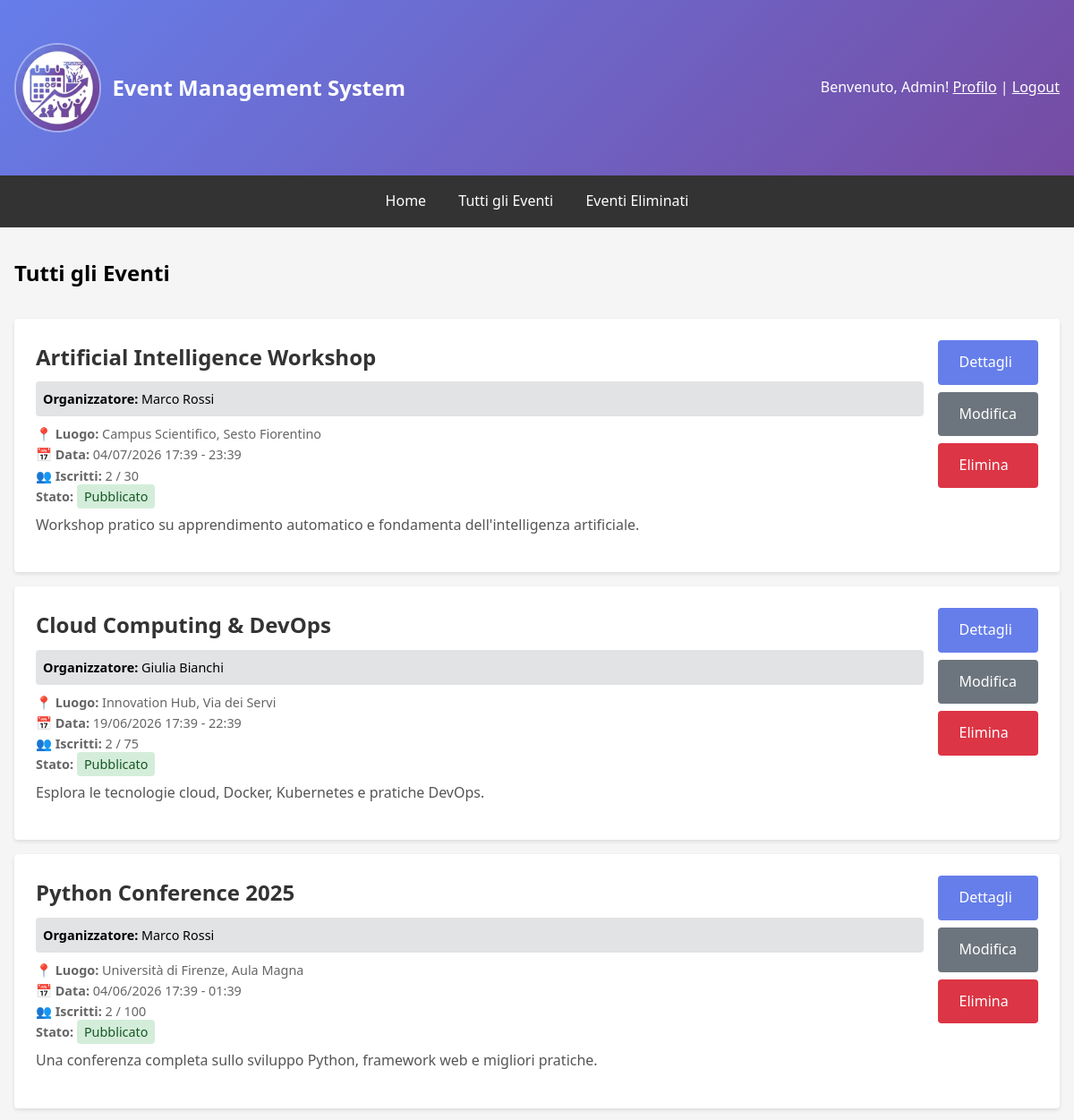
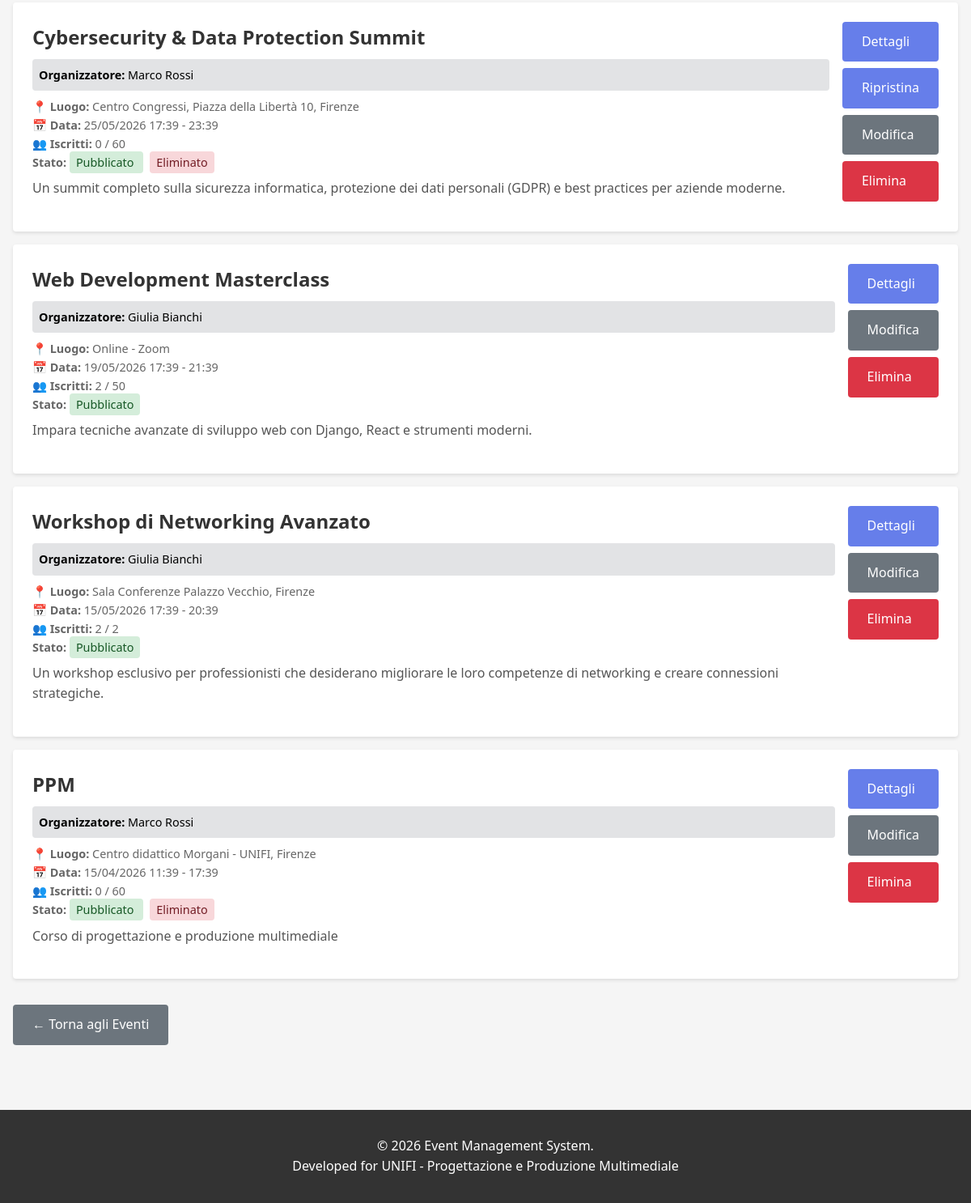
Page /events/my-events/ (signed in) on the committed database (2 pictures, top to bottom).
### events/models.py (models this page shows, shortened)
class Event(models.Model):
    STATUS_CHOICES = [('draft', 'Bozza'), ('published', 'Pubblicato'), ('ongoing', 'In Corso'), ('completed', 'Completato'), ('cancelled', 'Annullato')]
    title = models.CharField(max_length=200, verbose_name='Titolo')
    description = models.TextField(verbose_name='Descrizione')
    organizer = models.ForeignKey(User, on_delete=models.CASCADE, related_name='organized_events', verbose_name='Organizzatore')
    location = models.CharField(max_length=255, verbose_name='Luogo')
    start_date = models.DateTimeField(verbose_name='Data e Ora Inizio')
    end_date = models.DateTimeField(verbose_name='Data e Ora Fine')
    max_attendees = models.IntegerField(null=True, blank=True, verbose_name='Numero Massimo Partecipanti')
    image = models.ImageField(upload_to='event_images/', blank=True, null=True, verbose_name='Immagine')
    status = models.CharField(max_length=15, choices=STATUS_CHOICES, default='draft', verbose_name='Stato')
    created_at = models.DateTimeField(auto_now_add=True)
    updated_at = models.DateTimeField(auto_now=True)
    deleted_at = models.DateTimeField(null=True, blank=True, verbose_name='Eliminato il')
    class Meta:
        ordering = ['-start_date']
        permissions = [('can_create_event', 'Può creare eventi'), ('can_edit_own_events', 'Può modificare i propri eventi'), ('can_delete_own_events', 'Può eliminare i propri eventi'), ('can_view_attendees', 'Può visualizzare la lista dei partecipanti')]
    @property
    def get_confirmed_attendees_count(self):
        return self.eventregistration_set.filter(status='confirmed').count()

### events/views.py (the view)
# urls.py: path('my-events/', views.organizer_events, name='organizer_events'),
def organizer_events(request):
    if not request.user.is_authenticated:
        return redirect('users:login')
    try:
        profile = request.user.profile
        is_organizer = profile.role == 'organizer'
    except UserProfile.DoesNotExist:
        is_organizer = False
    is_admin = request.user.is_staff
    if not is_organizer and not is_admin:
        messages.error(request, 'Accesso negato. Solo gli organizzatori e gli admin possono visualizzare questa pagina.')
        return redirect('events:event_list')
    if is_admin:
        events = Event.objects.all().order_by('-start_date')
    else:
        events = Event.objects.filter(organizer=request.user).order_by('-start_date')
    from django.utils import timezone
    for event in events:
        if event.deleted_at:
            event.can_restore = (timezone.now() - event.deleted_at).days < 3
        else:
            event.can_restore = False
    context = {'events': events, 'title': 'I miei eventi', 'is_admin': is_admin}
    return render(request, 'events/organizer_events.html', context)

### templates/events/organizer_events.html (shortened to what this page needs)
{% extends 'base.html' %}
{% block content %}
<div style="display: flex; justify-content: space-between; align-items: center; margin-bottom: 2rem;">
    <h2>{% if is_admin %}Tutti gli Eventi{% else %}I Miei Eventi{% endif %}</h2>
</div>
{% if events %}
    {% for event in events %}
        <div class="event-card">
            <div style="display: flex; justify-content: space-between; align-items: start;">
                <div style="flex: 1;">
                    <h3 class="event-title">{{ event.title }}</h3>
                    {% if is_admin and user != event.organizer %}
                        <div style="background-color: #e2e3e5; padding: 0.5rem; border-radius: 4px; margin-bottom: 0.5rem; font-size: 0.9rem;">
                            <strong>Organizzatore:</strong> {{ event.organizer.get_full_name|default:event.organizer.username }}
                        </div>
                    {% endif %}
                    <div class="event-meta">
                        <strong>📍 Luogo:</strong> {{ event.location }}<br>
                        <strong>📅 Data:</strong> {{ event.start_date|date:"d/m/Y H:i" }} - {{ event.end_date|date:"H:i" }}<br>
                        <strong>👥 Iscritti:</strong> {{ event.get_confirmed_attendees_count }}{% if event.max_attendees %} / {{ event.max_attendees }}{% endif %}<br>
                        <strong>Stato:</strong>
                        <span style="padding: 0.25rem 0.5rem; border-radius: 4px; font-size: 0.9rem;
                            {% if event.status == 'published' %}background-color: #d4edda; color: #155724;
                            {% elif event.status == 'draft' %}background-color: #fff3cd; color: #856404;
                            {% elif event.status == 'cancelled' %}background-color: #f8d7da; color: #721c24;
                            {% elif event.status == 'completed' %}background-color: #d1ecf1; color: #0c5460;
                            {% elif event.status == 'ongoing' %}background-color: #e8d9ff; color: #4a1d8c;
                            {% endif %}">
                            {{ event.get_status_display }}
                        </span>
                        {% if event.deleted_at %}
                            <span style="padding: 0.25rem 0.5rem; border-radius: 4px; font-size: 0.9rem; background-color: #f8d7da; color: #721c24; margin-left: 0.5rem;">
                                Eliminato
                            </span>
                        {% endif %}
                    </div>
                    <p class="event-description">{{ event.description|truncatewords:30 }}</p>
                </div>
                <div style="display: flex; flex-direction: column; gap: 0.5rem; margin-left: 1rem;">
                    <a href="{% url 'events:event_detail' event.pk %}" class="btn" style="white-space: nowrap;">Dettagli</a>
                    {% if not event.deleted_at %}
                        <a href="{% url 'events:event_update' event.pk %}" class="btn btn-secondary" style="white-space: nowrap;">Modifica</a>
                        <a href="{% url 'events:event_delete' event.pk %}" class="btn btn-danger" style="white-space: nowrap;">Elimina</a>
                    {% elif is_admin %}
                        {% if event.can_restore %}
                            <a href="{% url 'events:event_restore' event.pk %}" class="btn btn-success" style="white-space: nowrap;">Ripristina</a>
                        {% endif %}
                        <a href="{% url 'events:event_update' event.pk %}" class="btn btn-secondary" style="white-space: nowrap;">Modifica</a>
                        <a href="{% url 'events:event_delete' event.pk %}" class="btn btn-danger" style="white-space: nowrap;">Elimina</a>
                    {% elif event.can_restore %}
                        <a href="{% url 'events:event_restore' event.pk %}" class="btn btn-success" style="white-space: nowrap;">Ripristina</a>
                    {% endif %}
                </div>
            </div>
        </div>
    {% endfor %}
{% endif %}
<div style="margin-top: 2rem;">
    <a href="{% url 'events:event_list' %}" class="btn btn-secondary">← Torna agli Eventi</a>
</div>
{% endblock %}

### templates/base.html (shortened to what this page needs)
{% load static %}
<!DOCTYPE html>
<html lang="it">
<head>
</head>
<body>
    <header>
        <div class="container">
            <div class="header-content">
                <div class="header-logo">
                    <img src="{% static 'favicon.ico' %}" alt="Event Management System Logo">
                    <h1>Event Management System</h1>
                </div>
                <div class="user-info">
                    {% if user.is_authenticated %}
                        <span>Benvenuto, {{ user.first_name|default:user.username }}!</span>
                        <a href="{% url 'users:profile' %}" style="color: white; text-decoration: underline;">Profilo</a> |
                        <form method="post" action="{% url 'users:logout' %}" style="display: inline; margin: 0; padding: 0; background: none; border:none; outline: none; box-shadow: none;">
                            <button type="submit" style="background: none; border: none; color: white; text-decoration: underline; cursor: pointer; padding: 0; font: inherit; outline: none; box-shadow: none;">
                                Logout
                            </button>
                        </form>
                    {% else %}
                        <a href="{% url 'users:login' %}" style="color: white; text-decoration: underline;">Login</a> |
                        <a href="{% url 'users:register' %}" style="color: white; text-decoration: underline;">Registrati</a>
                    {% endif %}
                </div>
            </div>
        </div>
    </header>
    <nav>
        <a href="{% url 'home' %}">Home</a>
        <a href="{% url 'events:event_list' %}">Tutti gli Eventi</a>
        {% if user.is_authenticated %}
            {% if user.is_staff %}
                <a href="{% url 'events:deleted_events' %}">Eventi Eliminati</a>
            {% else %}
                <a href="{% url 'events:user_registrations' %}">Le mie Registrazioni</a>
            {% endif %}
        {% endif %}
    </nav>
    <div class="container">
        {% block content %}{% endblock %}
    </div>
    <footer>
        <p>&copy; 2026 Event Management System.</p>
        <p>Developed for UNIFI - Progettazione e Produzione Multimediale</p>
    </footer>
</body>
</html>

### templates/base.html (style rules this page uses)
* { margin: 0; padding: 0; box-sizing: border-box; }
body { font-family: 'Segoe UI', Tahoma, Geneva, Verdana, sans-serif; background-color: #f5f5f5; line-height: 1.6; }
header { background: linear-gradient(135deg, #667eea 0%, #764ba2 100%); color: white; padding: 1rem 0; }
.header-logo { display: flex; align-items: center; gap: 0.75rem; }
.header-logo img { height: 100px; width: auto; border: 2px solid rgb(255 255 255 / 0.4); border-radius: 50%; }
.header-logo h1 { margin: 0; font-size: 1.5rem; }
nav { text-align: center; background-color: #333; padding: 0.5rem; }
nav a { display: inline-block;color: white; text-decoration: none; padding: 0.5rem 1rem; display: inline-block; }
.container { max-width: 1200px; margin: 0 auto; padding: 2rem 1rem; }
.header-content { display: flex; justify-content: space-between; align-items: center; }
.btn { display: inline-block; padding: 0.75rem 1.5rem; background-color: #667eea; color: white; text-decoration: none; border-radius: 4px; border: none; cursor: pointer; }
.btn-danger { background-color: #dc3545; }
.btn-secondary { background-color: #6c757d; }
footer { background-color: #333; color: white; text-align: center; padding: 2rem; margin-top: 3rem; }
.event-card { background: white; padding: 1.5rem; margin-bottom: 1rem; border-radius: 4px; box-shadow: 0 2px 4px rgba(0,0,0,0.1); }
.event-title { font-size: 1.5rem; margin-bottom: 0.5rem; color: #333; }
.event-meta { color: #666; font-size: 0.9rem; margin-bottom: 0.5rem; }
.event-description { color: #555; margin-bottom: 1rem; }
form { background: white; padding: 2rem; border-radius: 4px; box-shadow: 0 2px 4px rgba(0,0,0,0.1); }
.user-info { color: white; }

### rows in the picture
Event: title "Artificial Intelligence Workshop", organizer.get_full_name "Marco Rossi", location "Campus Scientifico, Sesto Fiorentino", start_date "04/07/2026 17:39", end_date "23:39", get_confirmed_attendees_count "2", max_attendees "30", status "Pubblicato", description "Workshop pratico su apprendimento automatico e fondamenta dell'intelligenza artificiale.", shows "Modifica"
Event: title "Cloud Computing & DevOps", organizer.get_full_name "Giulia Bianchi", location "Innovation Hub, Via dei Servi", start_date "19/06/2026 17:39", end_date "22:39", get_confirmed_attendees_count "2", max_attendees "75", status "Pubblicato", description "Esplora le tecnologie cloud, Docker, Kubernetes e pratiche DevOps.", shows "Modifica"
Event: title "Python Conference 2025", organizer.get_full_name "Marco Rossi", location "Università di Firenze, Aula Magna", start_date "04/06/2026 17:39", end_date "01:39", get_confirmed_attendees_count "2", max_attendees "100", status "Pubblicato", description "Una conferenza completa sullo sviluppo Python, framework web e migliori pratiche.", shows "Modifica"
Event: title "Cybersecurity & Data Protection Summit", organizer.get_full_name "Marco Rossi", location "Centro Congressi, Piazza della Libertà 10, Firenze", start_date "25/05/2026 17:39", end_date "23:39", get_confirmed_attendees_count "0", max_attendees "60", status "Pubblicato", shows "Eliminato", description "Un summit completo sulla sicurezza informatica, protezione dei dati personali (GDPR) e best practices per aziende moderne.", shows "Ripristina", shows "Modifica"
Event: title "Web Development Masterclass", organizer.get_full_name "Giulia Bianchi", location "Online - Zoom", start_date "19/05/2026 17:39", end_date "21:39", get_confirmed_attendees_count "2", max_attendees "50", status "Pubblicato", description "Impara tecniche avanzate di sviluppo web con Django, React e strumenti moderni.", shows "Modifica"
Event: title "Workshop di Networking Avanzato", organizer.get_full_name "Giulia Bianchi", location "Sala Conferenze Palazzo Vecchio, Firenze", start_date "15/05/2026 17:39", end_date "20:39", get_confirmed_attendees_count "2", max_attendees "2", status "Pubblicato", description "Un workshop esclusivo per professionisti che desiderano migliorare le loro competenze di networking e creare connessioni strategiche.", shows "Modifica"
Event: title "PPM", organizer.get_full_name "Marco Rossi", location "Centro didattico Morgani - UNIFI, Firenze", start_date "15/04/2026 11:39", end_date "17:39", get_confirmed_attendees_count "0", max_attendees "60", status "Pubblicato", shows "Eliminato", description "Corso di progettazione e produzione multimediale", shows "Modifica"

### other values in the picture
{{ user.first_name|default:user.username }} "Admin"
